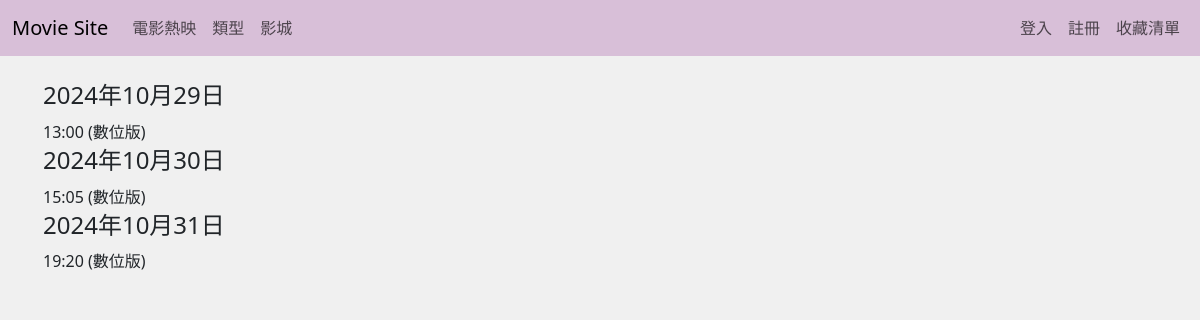
The app's page /theater/台北長春國賓影城/乒乓男孩 with its own data.
### movie_ticket_booking/models.py (models this page shows)
class Show(models.Model):
    movie = models.ForeignKey(
        Movie, on_delete=models.CASCADE, related_name="theater_movie"
    )
    roomType = models.CharField(max_length=20)
    date = models.DateField()
    playTime = models.CharField(max_length=20)
    theater_name = models.CharField(max_length=40, null=False)
    place = models.CharField(max_length=40, null=False)
    class Meta:
        db_table = "db_show"

### movie_ticket_booking/views.py (the view)
# urls.py: path("theater/<str:theaterName>/<str:movieName>", views.show_time),
def show_time(request, theaterName, movieName):
    if "username" in request.session:
        user = request.session["username"]
        movie_date = (
            Show.objects.filter(
                theater_name=theaterName, movie=Movie.objects.get(title=movieName)
            )
            .values_list("date", "roomType")
            .distinct()
        )
        movie_showtime = Show.objects.filter(
            theater_name=theaterName, movie=Movie.objects.get(title=movieName)
        )
        return render(request, "theaterShow.html", locals())
    else:
        user = None
        movie_date = (
            Show.objects.filter(
                theater_name=theaterName, movie=Movie.objects.get(title=movieName)
            )
            .values_list("date", "roomType")
            .distinct()
        )
        movie_showtime = Show.objects.filter(
            theater_name=theaterName, movie=Movie.objects.get(title=movieName)
        )
        return render(request, "theaterShow.html", locals())

### templates/theaterShow.html
{% extends 'base.html' %}
{% block content %}
<table>
{% for date,type in movie_date %}
    <tr>
        <td><h4>{{ date }}</h4></td>
    </tr>
    {% for showtime in movie_showtime %}
    <tr>
        {% if showtime.date == date %}
            <td>
            {{ showtime.playTime }}
            {{ showtime.roomType }}
            </td>
        {% endif %}
    </tr>
    {% endfor %}
{% endfor %}
</table>
{% endblock %}

### templates/base.html (style rules this page uses)
body { background-color: #f0f0f0; }

### records on screen
Show: playTime "13:00", roomType "(數位版)"
Show: playTime "15:05", roomType "(數位版)"
Show: playTime "19:20", roomType "(數位版)"

### other values on screen
{{ date }} "2024年10月29日" "2024年10月30日" "2024年10月31日"
